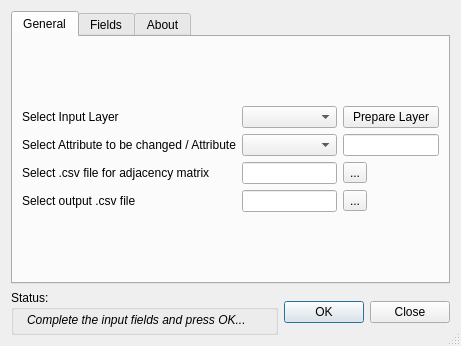
<?xml version="1.0" encoding="UTF-8"?>
<ui version="4.0">
 <class>Dialog</class>
 <widget class="QDialog" name="Dialog">
  <property name="geometry">
   <rect>
    <x>0</x>
    <y>0</y>
    <width>461</width>
    <height>346</height>
   </rect>
  </property>
  <property name="focusPolicy">
   <enum>Qt::NoFocus</enum>
  </property>
  <property name="windowTitle">
   <string>Point Sampling Tool</string>
  </property>
  <property name="windowIcon">
   <iconset>
    <normaloff>pointSamplingToolIcon.png</normaloff>pointSamplingToolIcon.png</iconset>
  </property>
  <property name="sizeGripEnabled">
   <bool>true</bool>
  </property>
  <layout class="QGridLayout">
   <item row="1" column="0">
    <layout class="QHBoxLayout">
     <item>
      <widget class="QGroupBox" name="groupBox">
       <property name="sizePolicy">
        <sizepolicy hsizetype="Preferred" vsizetype="Fixed">
         <horstretch>0</horstretch>
         <verstretch>0</verstretch>
        </sizepolicy>
       </property>
       <property name="minimumSize">
        <size>
         <width>0</width>
         <height>45</height>
        </size>
       </property>
       <property name="title">
        <string>Status:</string>
       </property>
       <widget class="QLabel" name="statusLabel">
        <property name="geometry">
         <rect>
          <x>16</x>
          <y>20</y>
          <width>291</width>
          <height>20</height>
         </rect>
        </property>
        <property name="sizePolicy">
         <sizepolicy hsizetype="Preferred" vsizetype="Fixed">
          <horstretch>0</horstretch>
          <verstretch>0</verstretch>
         </sizepolicy>
        </property>
        <property name="font">
         <font>
          <weight>50</weight>
          <italic>true</italic>
          <bold>false</bold>
          <stylestrategy>PreferDefault</stylestrategy>
          <kerning>true</kerning>
         </font>
        </property>
        <property name="text">
         <string>Complete the input fields and press OK...</string>
        </property>
        <property name="textFormat">
         <enum>Qt::AutoText</enum>
        </property>
       </widget>
      </widget>
     </item>
     <item>
      <widget class="QDialogButtonBox" name="buttonBox">
       <property name="enabled">
        <bool>true</bool>
       </property>
       <property name="sizePolicy">
        <sizepolicy hsizetype="Fixed" vsizetype="Fixed">
         <horstretch>0</horstretch>
         <verstretch>0</verstretch>
        </sizepolicy>
       </property>
       <property name="layoutDirection">
        <enum>Qt::LeftToRight</enum>
       </property>
       <property name="autoFillBackground">
        <bool>false</bool>
       </property>
       <property name="orientation">
        <enum>Qt::Horizontal</enum>
       </property>
       <property name="standardButtons">
        <set>QDialogButtonBox::Close|QDialogButtonBox::Ok</set>
       </property>
       <property name="centerButtons">
        <bool>false</bool>
       </property>
      </widget>
     </item>
    </layout>
   </item>
   <item row="0" column="0">
    <widget class="QTabWidget" name="tabWidget">
     <property name="sizePolicy">
      <sizepolicy hsizetype="Expanding" vsizetype="Expanding">
       <horstretch>0</horstretch>
       <verstretch>0</verstretch>
      </sizepolicy>
     </property>
     <property name="cursor">
      <cursorShape>ArrowCursor</cursorShape>
     </property>
     <property name="tabPosition">
      <enum>QTabWidget::North</enum>
     </property>
     <property name="tabShape">
      <enum>QTabWidget::Rounded</enum>
     </property>
     <property name="currentIndex">
      <number>0</number>
     </property>
     <property name="elideMode">
      <enum>Qt::ElideMiddle</enum>
     </property>
     <property name="usesScrollButtons">
      <bool>true</bool>
     </property>
     <property name="documentMode">
      <bool>false</bool>
     </property>
     <property name="tabsClosable">
      <bool>false</bool>
     </property>
     <property name="movable">
      <bool>false</bool>
     </property>
     <property name="tabBarAutoHide">
      <bool>false</bool>
     </property>
     <widget class="QWidget" name="tab">
      <attribute name="title">
       <string>General</string>
      </attribute>
      <layout class="QGridLayout">
       <item row="0" column="0" colspan="2">
        <layout class="QGridLayout" name="gridLayout" rowstretch="0,0,0,0">
         <property name="sizeConstraint">
          <enum>QLayout::SetNoConstraint</enum>
         </property>
         <property name="leftMargin">
          <number>0</number>
         </property>
         <property name="topMargin">
          <number>0</number>
         </property>
         <property name="spacing">
          <number>6</number>
         </property>
         <item row="2" column="0">
          <widget class="QLabel" name="label_7">
           <property name="text">
            <string>Select .csv file for adjacency matrix</string>
           </property>
          </widget>
         </item>
         <item row="2" column="1">
          <widget class="QLineEdit" name="lineEdit_5"/>
         </item>
         <item row="0" column="0">
          <widget class="QLabel" name="label_5">
           <property name="text">
            <string>Select Input Layer</string>
           </property>
          </widget>
         </item>
         <item row="1" column="0">
          <widget class="QLabel" name="label_6">
           <property name="text">
            <string>Select Attribute to be changed / Attribute</string>
           </property>
          </widget>
         </item>
         <item row="0" column="1">
          <widget class="QComboBox" name="layerComboBox_2"/>
         </item>
         <item row="1" column="1">
          <widget class="QComboBox" name="fieldsComboBox_2"/>
         </item>
         <item row="1" column="2">
          <widget class="QLineEdit" name="lineEdit_4"/>
         </item>
         <item row="0" column="2">
          <widget class="QPushButton" name="prepareButton_2">
           <property name="text">
            <string>Prepare Layer</string>
           </property>
          </widget>
         </item>
         <item row="2" column="2">
          <widget class="QToolButton" name="toolButtonAdj_2">
           <property name="text">
            <string>...</string>
           </property>
          </widget>
         </item>
         <item row="3" column="0">
          <widget class="QLabel" name="label_8">
           <property name="text">
            <string>Select output .csv file</string>
           </property>
          </widget>
         </item>
         <item row="3" column="1">
          <widget class="QLineEdit" name="lineEdit_6"/>
         </item>
         <item row="3" column="2">
          <widget class="QToolButton" name="toolButtonOut_2">
           <property name="text">
            <string>...</string>
           </property>
          </widget>
         </item>
        </layout>
       </item>
      </layout>
     </widget>
     <widget class="QWidget" name="tab_2">
      <attribute name="title">
       <string>Fields</string>
      </attribute>
      <layout class="QGridLayout">
       <item row="0" column="0">
        <widget class="QTableWidget" name="fieldsTable">
         <property name="editTriggers">
          <set>QAbstractItemView::AnyKeyPressed|QAbstractItemView::DoubleClicked|QAbstractItemView::EditKeyPressed</set>
         </property>
         <property name="dragDropOverwriteMode">
          <bool>false</bool>
         </property>
         <property name="alternatingRowColors">
          <bool>false</bool>
         </property>
         <property name="selectionMode">
          <enum>QAbstractItemView::SingleSelection</enum>
         </property>
         <property name="selectionBehavior">
          <enum>QAbstractItemView::SelectRows</enum>
         </property>
         <property name="gridStyle">
          <enum>Qt::SolidLine</enum>
         </property>
         <property name="wordWrap">
          <bool>false</bool>
         </property>
         <property name="cornerButtonEnabled">
          <bool>false</bool>
         </property>
         <property name="rowCount">
          <number>0</number>
         </property>
         <property name="columnCount">
          <number>2</number>
         </property>
         <column>
          <property name="text">
           <string>source</string>
          </property>
         </column>
         <column>
          <property name="text">
           <string>name</string>
          </property>
         </column>
        </widget>
       </item>
      </layout>
     </widget>
     <widget class="QWidget" name="tab_3">
      <attribute name="title">
       <string>About</string>
      </attribute>
      <layout class="QGridLayout">
       <item row="0" column="0">
        <widget class="QLabel" name="label_3">
         <property name="cursor">
          <cursorShape>ArrowCursor</cursorShape>
         </property>
         <property name="text">
          <string>&lt;html&gt;&lt;head/&gt;&lt;body&gt;&lt;p&gt;The Point Sampling Tool Plugin collects polygon attributes and raster values from multiple layers at specified sampling points. You need a point layer with locations of sampling points and at least one polygon or raster layer to probe values from. The plugin creates a new point layer with locations given by the sampling points and attributes taken from all the underlying polygons or/and raster cells.&lt;/p&gt;&lt;p&gt;Please use Control and Shift keys in order to select multiple columns and bands.&lt;/p&gt;&lt;p&gt;NOTE: This tool is not compatible with mulitipoint sources, unless each multipoint contains exactly one point. Using multipoint samples that contain more points in multipoints may produce unreliable results.&lt;/p&gt;&lt;/body&gt;&lt;/html&gt;</string>
         </property>
         <property name="textFormat">
          <enum>Qt::AutoText</enum>
         </property>
         <property name="scaledContents">
          <bool>false</bool>
         </property>
         <property name="alignment">
          <set>Qt::AlignLeading|Qt::AlignLeft|Qt::AlignTop</set>
         </property>
         <property name="wordWrap">
          <bool>true</bool>
         </property>
         <property name="openExternalLinks">
          <bool>true</bool>
         </property>
         <property name="textInteractionFlags">
          <set>Qt::LinksAccessibleByMouse</set>
         </property>
        </widget>
       </item>
      </layout>
     </widget>
    </widget>
   </item>
  </layout>
 </widget>
 <tabstops>
  <tabstop>buttonBox</tabstop>
 </tabstops>
 <resources/>
 <connections>
  <connection>
   <sender>buttonBox</sender>
   <signal>accepted()</signal>
   <receiver>Dialog</receiver>
   <slot>accept()</slot>
   <hints>
    <hint type="sourcelabel">
     <x>525</x>
     <y>452</y>
    </hint>
    <hint type="destinationlabel">
     <x>157</x>
     <y>274</y>
    </hint>
   </hints>
  </connection>
  <connection>
   <sender>buttonBox</sender>
   <signal>rejected()</signal>
   <receiver>Dialog</receiver>
   <slot>reject()</slot>
   <hints>
    <hint type="sourcelabel">
     <x>525</x>
     <y>452</y>
    </hint>
    <hint type="destinationlabel">
     <x>286</x>
     <y>274</y>
    </hint>
   </hints>
  </connection>
 </connections>
</ui>
